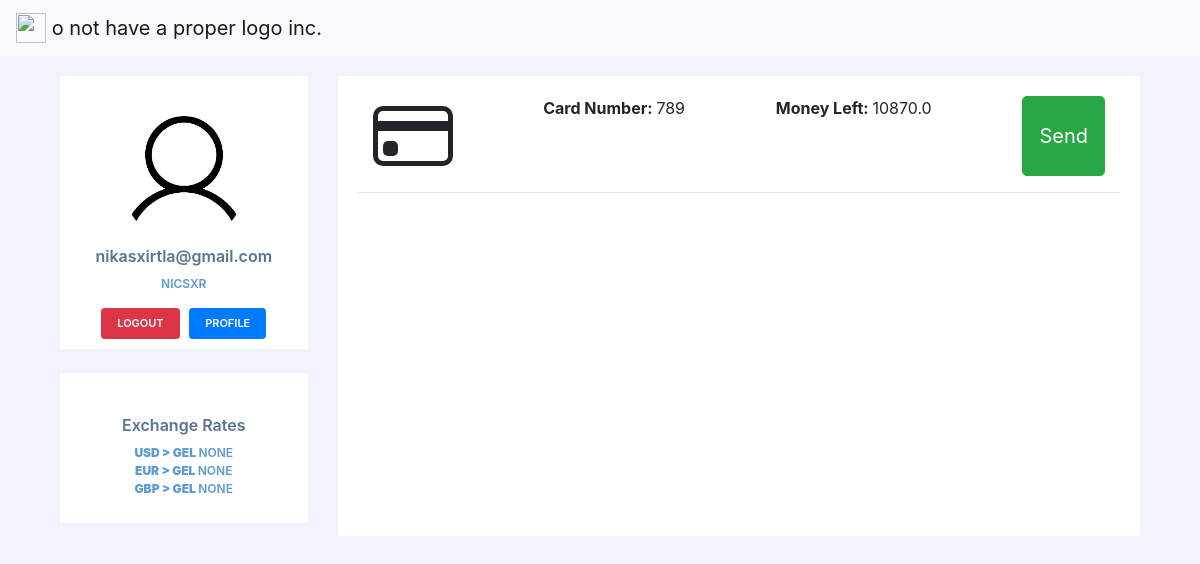
The page /dashboard/ (signed in) on the database as committed earlier.
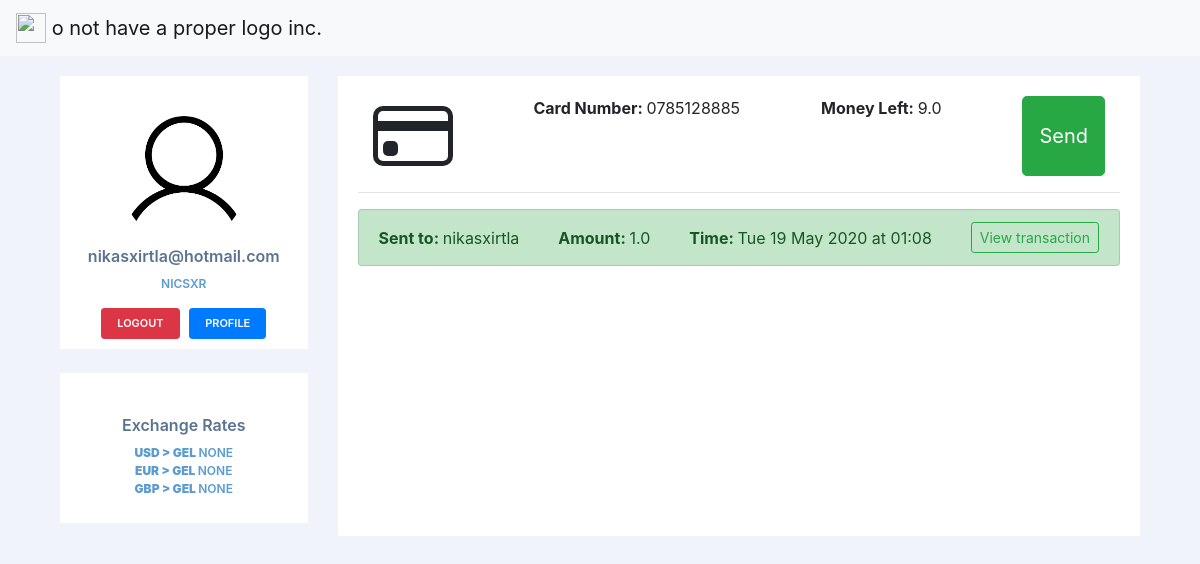
The same page on the database as committed later.
### accounts/models.py (models this page shows, shortened)
class Account(AbstractBaseUser):
	email 					= models.EmailField(verbose_name="email", max_length=60, unique=True)
	username 				= models.CharField(max_length=30, unique=True)
	date_joined				= models.DateTimeField(verbose_name='date joined', auto_now_add=True)
	last_login				= models.DateTimeField(verbose_name='last login', auto_now=True)
	is_admin				= models.BooleanField(default=False)
	is_active				= models.BooleanField(default=True)
	is_staff				= models.BooleanField(default=False)
	is_superuser			= models.BooleanField(default=False)
	card_number 			= models.CharField(default=random_card(10), max_length=10)
	money                   = models.FloatField(default=10)
	USERNAME_FIELD = 'username'
	REQUIRED_FIELDS = ['email']
	objects = MyAccountManager()

class Transaction(models.Model):
	id = models.UUIDField(primary_key=True, default=uuid.uuid4, editable=False)
	sender = models.CharField(max_length=30)
	receiver = models.CharField(max_length=30)
	sent_money = models.CharField(max_length=30)
	time_sent = models.DateTimeField(auto_now_add=True)
	objects = models.Manager()

### accounts/views.py (the view)
# urls.py: path('dashboard/', dashboard_view),
@login_required
def dashboard_view(request):
    user = request.user
    my_transactions = Transaction.objects.filter(Q(sender = user.username) | Q(receiver = user.username)).order_by('-time_sent')
    context = {
        'transactions': my_transactions,
        'currency': currency
    }
    return render(request, 'dashboard/home.html', context)

### templates/dashboard/home.html (shortened to what this page needs)
{% extends "dashboard/base.html" %}
{% block content %}
<div class="container d-flex justify-content-between">
    <span><strong>Card Number: </strong>{{user.card_number}}</span>
    <span><strong>Money Left: </strong>{{user.money}}</span>
    <button type="button" class="btn btn-success btn-lg " onclick="location.href = '/dashboard/send';">Send</button>
</div>
<hr>
<ul class="list-group">
    {% for tran in transactions  %}
    {% if tran.sender == user.username %}
        <li class="list-group-item list-group-item-success d-flex justify-content-between align-items-center">
            <span><strong>Sent to: </strong>{{tran.receiver}}</span>
            <span><strong>Amount: </strong>{{tran.sent_money}}</span>
            <span><strong>Time: </strong>{{tran.time_sent|date:"D d M Y"}} at {{tran.time_sent|time:"H:i"}}</span>
            <a type="button" class="btn btn-outline-success btn-sm" href = 'transaction/{{tran.id}}'>View transaction</a>
        </li>
    {% endif %}
    {% endfor %}
</ul>
{% endblock content %}

### templates/dashboard/base.html (shortened to what this page needs)
{% load static %}
<!doctype html>
<html lang="en">
  <head>
    <link rel="stylesheet" href="https://stackpath.bootstrapcdn.com/bootstrap/4.4.1/css/bootstrap.min.css">
    <link rel="stylesheet" type="text/css" href="{% static 'css/style.css' %}">
  </head>
	<body>
    <nav class="navbar navbar-light bg-light">
      <a class="navbar-brand" href="/dashboard">
        <img src="https://upload.wikimedia.org/wikipedia/commons/thumb/8/82/Discord_black_D.svg/778px-Discord_black_D.svg.png" width="30" height="30" class="d-inline-block align-top" alt="">
        o not have a proper logo inc.
      </a>
    </nav>
    <div class="container">
      <div class="row profile">
          <div class="col-md-3">
              <div class="profile-sidebar">
                  <div class="profile-usertitle">
                      <div class="profile-userpic">
                          <a href='/dashboard'><img src="{% static 'profile_placeholder.png' %}" class="img-responsive" alt=""></a>
                      </div>
                      <div class="profile-usertitle-name">
                          {{user.email}}
                      </div>
                      <div class="profile-usertitle-job">
                          {{user.username}}
                      </div>
                  </div>
                  <div class="profile-userbuttons">
                      <button type="button" class="btn btn-danger btn-sm" onclick="location.href = '/logout';"> Logout </button>
                      <button type="button" class="btn btn-primary btn-sm" onclick="location.href = '/dashboard/profile';">Profile</button>
                  </div>
              </div>
              <br>
              {% if currency %}
                <div class="profile-sidebar">
                  <div class="profile-usertitle">
                      <div class="profile-usertitle-name">
                          Exchange Rates
                      </div>
                      <div class="profile-usertitle-job">
                          <strong>USD > GEL </strong>{{currency.usd_gel}} <br>
                          <strong>EUR > GEL </strong>{{currency.eur_gel}} <br>
                          <strong>GBP > GEL </strong>{{currency.gbp_gel}} <br>
                      </div>
                  </div>
                </div>
              <br>
              {% endif %}
          </div>
          <div class="col-md-9">
              <div class="profile-content">
                {% block content %}{% endblock content %}
              </div>
          </div>
      </div>
  </div>
	</body>
</html>

Rows that differ between the two databases and show on the page:
changed Account "NICSXR": email "nikasxirtla@gmail.com" → "nikasxirtla@hotmail.com"; card_number "789" → "0785128885"; money "10870.0" → "9.0"
added Transaction: receiver "nikasxirtla", sent_money "1.0", time_sent "Tue 19 May 2020", time_sent "01:08"
